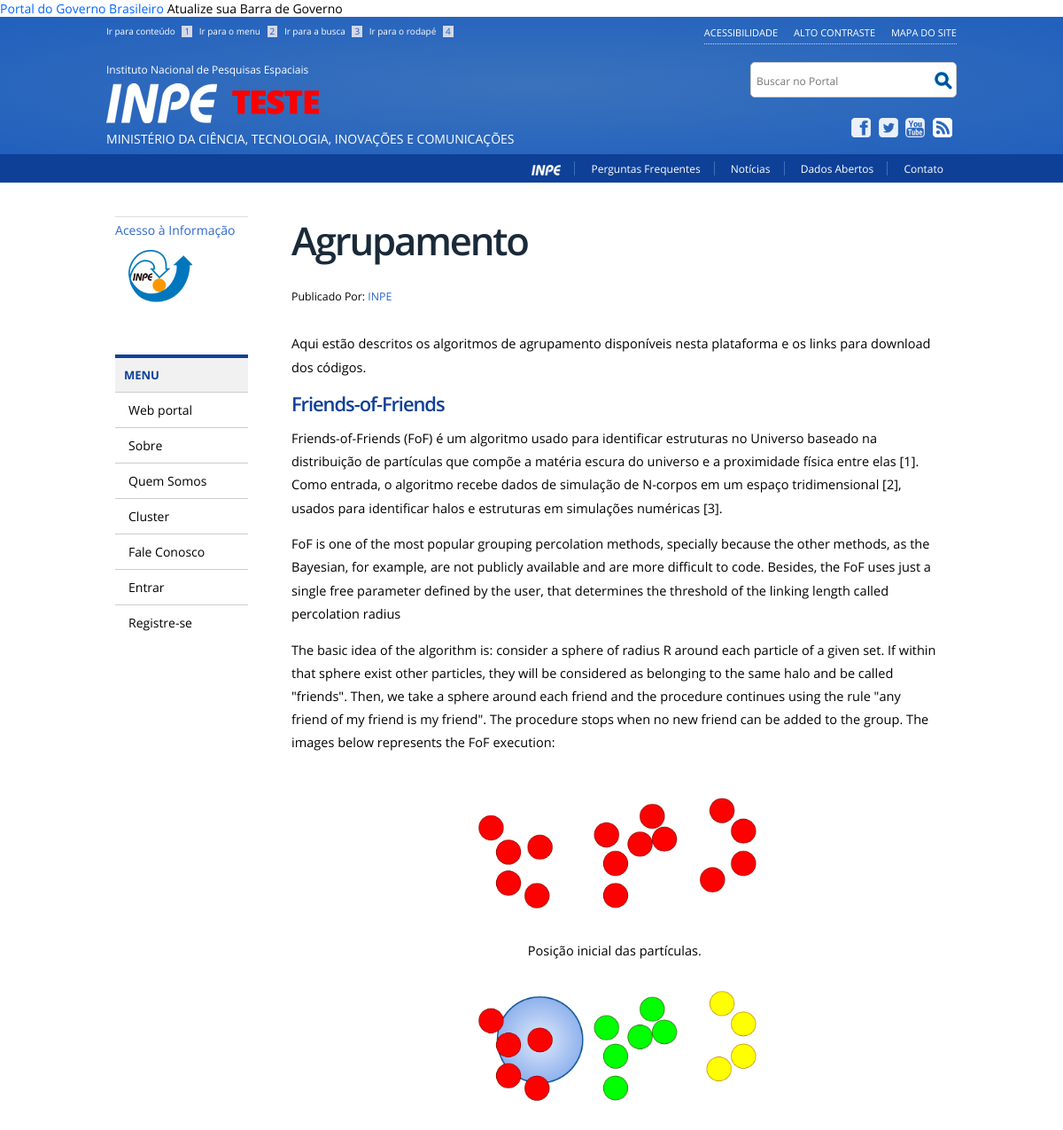
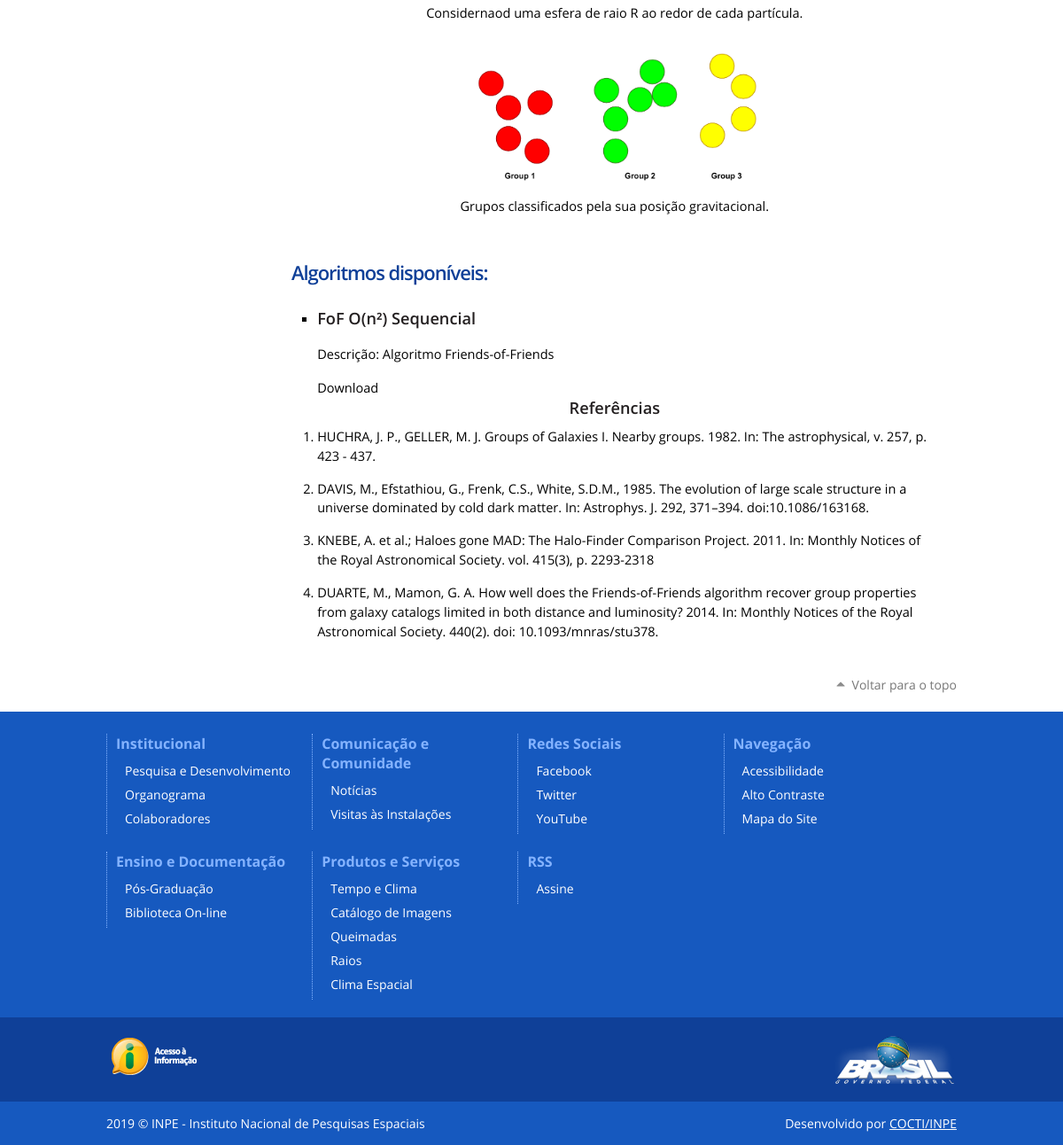
/agrupamento/, run on the app's committed database (2 pictures, top to bottom).
### agrupamento/models.py (models this page shows, shortened)
class FoFAlgorithm(models.Model):
    idFoF = models.AutoField(primary_key=True)
    nameFoF = models.CharField(null=False, blank=False, max_length=100)
    descFoF = models.TextField(null=True, blank=False)
    commandFoF = models.TextField(null=False, blank=False)
    class Meta:
        managed = True
        db_table = 'fof_algorithm'

### agrupamento/views.py (the view)
# urls.py: path('', views.about, name="agrupamento_url"),
def about(request):
    query_results = FoFAlgorithm.objects.all()
    return render(request, 'agrupamento/about.html', {"results": query_results})

### templates/agrupamento/about.html (shortened to what this page needs)
{% extends "base.html" %}
{% load static %}
{% block content %}
    <h1 class="documentFirstHeading">Agrupamento</h1>
    <div class="documentByLine">
		<span class="documentAuthor">Publicado Por: <a href="/" title="Acesse Publicado Por">INPE</a></span>
	</div>
    <p>Aqui estão descritos os algoritmos de agrupamento disponíveis nesta plataforma e os links para download dos códigos.</p>
    <h1>Friends-of-Friends</h1>
    <p> Friends-of-Friends (FoF) é um algoritmo usado para identificar estruturas no Universo baseado
        na distribuição de partículas que compõe a matéria escura do universo e a proximidade física
        entre elas [1]. Como entrada, o algoritmo recebe dados de simulação de N-corpos em um
        espaço tridimensional [2], usados para identificar halos e estruturas em simulações numéricas [3]. </p>
    <p>
        FoF is one of the most popular grouping percolation methods, specially because the other methods, as the Bayesian, for example,
        are not publicly available and are more difficult to code. Besides, the FoF uses just a single free parameter defined by the
        user, that determines the threshold of the linking length called percolation radius</p>
     <p>
        The basic idea of the algorithm is: consider a sphere of radius R around each particle of a given set. If within that sphere
        exist other particles, they will be considered as belonging to the same halo and be called "friends". Then, we take a sphere
        around each friend and the procedure continues using the rule "any friend of my friend is my friend". The procedure stops when
        no new friend can be added to the group. The images below represents the FoF execution:</p>
        <p>
            <center>
            <img src="{% static '/img/fof1.png' %}" alt="Italian Trulli" align="middle" width="50%"/>
            <figcaption>Posição inicial das partículas.</figcaption>
            <img src="{% static 'img/fof2.png' %}" alt="Italian Trulli" align="middle" width="50%"/>
            <figcaption>Considernaod uma esfera de raio R ao redor de cada partícula.</figcaption>
            <img src="{% static 'img/fof3.png' %}" alt="Italian Trulli" align="middle" width="50%"/>
            <figcaption>Grupos classificados pela sua posição gravitacional.</figcaption>
            </center>
        </p>
    <p><h1><b>Algoritmos disponíveis:</b></h1></p>
		<div id="postlist">
			<div class="panel">
                <ul>
                {% for alg in results %}
                  <div class="panel-heading">
                        <div class="text-center">
                            <div class="row">
                                <div class="col-sm-9">
                                    <li><h3 class="pull-left">{{ alg.nameFoF }}</h3></li>
                                    <p>Descrição: {{ alg.descFoF }}</p>
                                    <a href="#">Download</a>
                                </div>
                            </div>
                        </div>
                    </div>
                {% endfor %}
            </ul>
        </div>
        </div>
      <h3><center>Referências</center></h3>
        <ol>
          <li>HUCHRA, J. P., GELLER, M. J. Groups of Galaxies I. Nearby groups. 1982. In: The astrophysical, v. 257, p. 423 - 437.</li>
          <li>DAVIS, M., Efstathiou, G., Frenk, C.S., White, S.D.M., 1985. The evolution of large scale structure in a universe dominated by cold dark matter. In: Astrophys. J. 292, 371–394. doi:10.1086/163168.</li>
          <li>KNEBE, A. et al.; Haloes gone MAD: The Halo‐Finder Comparison Project. 2011. In: Monthly Notices of the Royal Astronomical Society. vol. 415(3), p. 2293-2318</li>
          <li>DUARTE, M., Mamon, G. A. How well does the Friends-of-Friends algorithm recover group properties from galaxy catalogs limited in both distance and luminosity? 2014. In: Monthly Notices of the Royal Astronomical Society. 440(2). doi: 10.1093/mnras/stu378. </li>
        </ol>
{% endblock %}

### static/css/plone.css (style rules this page uses)
@media screen { * { margin: 0; padding: 0; } }
@media screen { * :link,:visited { text-decoration:none } }
@media screen { * ul,ol { list-style:none; } }
@media screen { * li { display: inline; } }
@media screen { * h1,h2,h3,h4,h5,h6,pre,code { font-size:1em; } }
@media screen { a { outline: none; } }
@media screen { img { vertical-align: text-bottom; } }
@media screen { body { font: 100% Arial, FreeSans, sans-serif; background: White; color: Black; } }
@media screen { h1, h2, h3, h4, h5, h6 { font-family: "Helvetica Neue", Arial, FreeSans, sans-serif; font-weight: bold; color: Black; line-height: 1.5em; } }
@media screen { h1, h2 { letter-spacing: -0.05em; } }
@media screen { h1 { font-size: 2em; } }
@media screen { h3 { font-size: 1.25em; } }
@media screen { h2, h3, h4, h5, h6 { color: #444; } }
@media screen { #content h1 { margin-top: 0.5em; } }
@media screen { #content h1.documentFirstHeading { margin-top: 0; } }
@media screen { #content p, #content table, #content dl, dl.portlet p, dl.portlet { margin-bottom: 1em; } }
@media screen { #content ul { list-style-type: disc; margin-left: 2em; } }
@media screen { #content ol, dl.portlet ol, div.portletStaticText ol { list-style-type: decimal; margin-left: 2em; } }
@media screen { #content li, dl.portlet li, div.portletStaticText li { margin-bottom: 0.25em; line-height: 1.5em; display: list-item; } }
@media screen { #content div.documentByLine { font-size: 85%; display: block; margin-bottom:30px; } }
@media screen { div.row { float: left; width: 100%; display: block; position: relative; } }

### static/css/css-intranet-inpe.css (style rules this page uses)
body { top: 0px !important; min-width:240px; }
a { outline:none !important;color:#000; cursor:pointer; }
#content .documentByLine a:active, #content .documentByLine a:visited, #content .documentByLine a { color:#2c66ce; }
#content ul { margin-bottom:25px; }
#content h1 { color:#0f4098; font-size:22px; }

### data on the page
FoFAlgorithm: nameFoF "FoF O(n²) Sequencial", descFoF "Algoritmo Friends-of-Friends"
